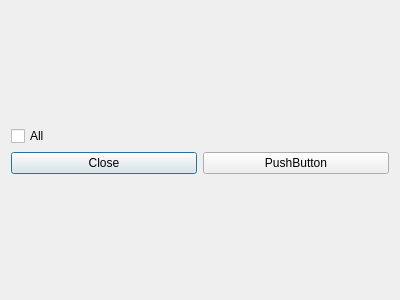
<?xml version="1.0" encoding="UTF-8"?>
<ui version="4.0">
 <class>Dialog</class>
 <widget class="QDialog" name="Dialog">
  <property name="geometry">
   <rect>
    <x>0</x>
    <y>0</y>
    <width>400</width>
    <height>300</height>
   </rect>
  </property>
  <property name="windowTitle">
   <string>Dialog</string>
  </property>
  <layout class="QVBoxLayout" name="verticalLayout_2">
   <item>
    <layout class="QVBoxLayout" name="verticalLayout">
     <item>
      <layout class="QGridLayout" name="gridLayout">
       <item row="0" column="0">
        <widget class="QCheckBox" name="All">
         <property name="text">
          <string>All</string>
         </property>
        </widget>
       </item>
      </layout>
     </item>
     <item>
      <layout class="QHBoxLayout" name="horizontalLayout">
       <item>
        <widget class="QPushButton" name="pushButton_close">
         <property name="text">
          <string>Close</string>
         </property>
        </widget>
       </item>
       <item>
        <widget class="QPushButton" name="pushButton_check">
         <property name="text">
          <string>PushButton</string>
         </property>
        </widget>
       </item>
      </layout>
     </item>
    </layout>
   </item>
  </layout>
 </widget>
 <resources/>
 <connections/>
</ui>
